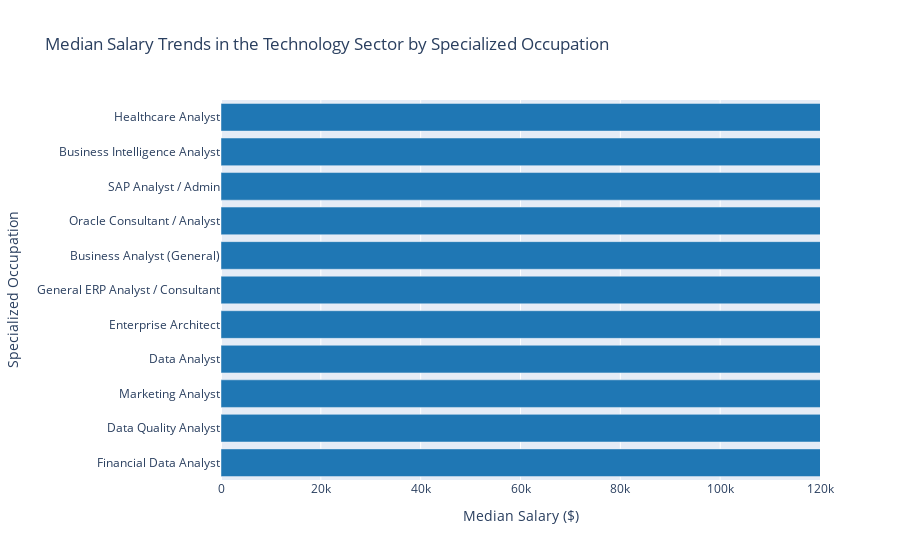

Source (notebook cell):
### Code cell
# Visualization using Plotly
import plotly.express as px

query1_df = query1.toPandas()

fig = px.bar(
    query1_df,
    x="median_salary",
    y="specialized_occupation",
    orientation="h",
    title="Median Salary Trends in the Technology Sector by Specialized Occupation",
    labels={"median_salary": "Median Salary ($)", "specialized_occupation": "Specialized Occupation"},
    color_discrete_sequence=["#1f77b4"] 
)

# 调整布局
fig.update_layout(
    xaxis=dict(
        title="Median Salary ($)",
        range=[0, 120000],
        dtick=20000
    ),
    yaxis_title="Specialized Occupation",
    uniformtext_minsize=8,
    uniformtext_mode='hide'
)


fig.show()

### Figure 1 — Plotly figure (JSON) as saved in the notebook; plotly's stock layout.template omitted (floating-point values rounded to 4 significant figures)
{"data": [{"hovertemplate": "Median Salary ($)=%{x}<br>Specialized Occupation=%{y}<extra></extra>", "legendgroup": "", "marker": {"color": "#1f77b4", "pattern": {"shape": ""}}, "name": "", "orientation": "h", "showlegend": false, "textposition": "auto", "type": "bar", "x": [134984, 134984, 134984, 134984, 134984, 134984, 134984, 134984, 134984, 134984, 134984], "xaxis": "x", "y": ["Financial Data Analyst", "Data Quality Analyst", "Marketing Analyst", "Data Analyst", "Enterprise Architect", "General ERP Analyst / Consultant", "Business Analyst (General)", "Oracle Consultant / Analyst", "SAP Analyst / Admin", "Business Intelligence Analyst", "Healthcare Analyst"], "yaxis": "y"}], "layout": {"barmode": "relative", "legend": {"tracegroupgap": 0}, "title": {"text": "Median Salary Trends in the Technology Sector by Specialized Occupation"}, "uniformtext": {"minsize": 8, "mode": "hide"}, "xaxis": {"anchor": "y", "domain": [0, 1], "dtick": 20000, "range": [0, 120000], "title": {"text": "Median Salary ($)"}}, "yaxis": {"anchor": "x", "domain": [0, 1], "title": {"text": "Specialized Occupation"}}}}
